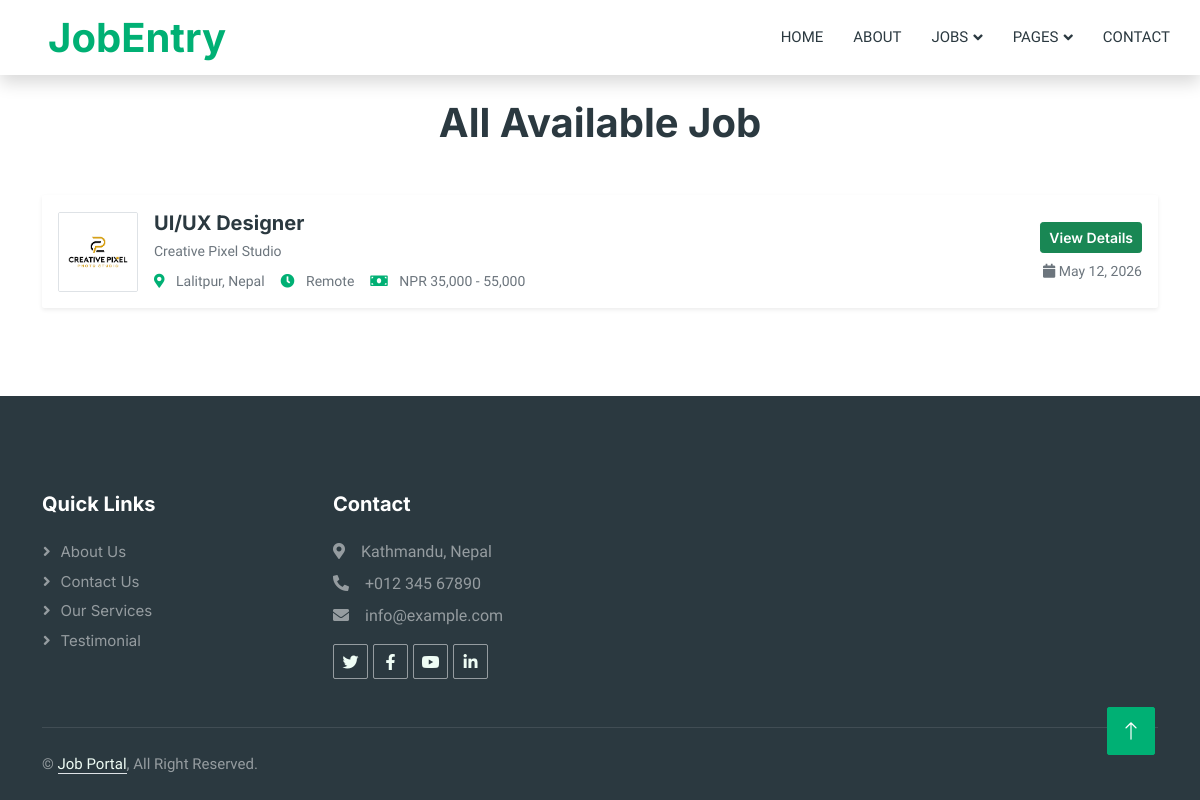
The app's page /job-catgeory/8/ with its own data.
### jobportal/models.py (models this page shows, shortened)
class TimeStamp(models.Model):
    created_at=models.DateTimeField(auto_now_add=True)
    updated_at=models.DateTimeField(auto_now=True)
    class Meta:
        abstract=True

class JobPost(TimeStamp):
    JOB_TYPE=(
        ("full_time","Full Time"),
        ("part_time","Part Time"),
        ("internship","Internship"),
        ("remote","Remote"),
    )
    title=models.CharField(max_length=140)
    logo=models.ImageField( upload_to="company_logo/",blank=False)
    location=models.CharField(max_length=150)
    job_type=models.CharField(max_length=100,choices=JOB_TYPE)
    salary=models.CharField(max_length=100,blank=True)
    description=models.TextField()
    responsibility=models.TextField()
    qualification=models.TextField()
    summary=models.TextField(blank=True)
    category=models.ForeignKey(Category,on_delete=models.CASCADE)
    company=models.ForeignKey(Company,on_delete=models.CASCADE)

class Company(TimeStamp):
    name=models.CharField(max_length=100)
    description=models.TextField(blank=True)
    website=models.URLField(blank=True)
    location=models.CharField(max_length=150)

### jobportal/views.py (the view)
# urls.py: path("job-catgeory/<int:pk>/",views.CategoryJobListView.as_view(),name="category_jobs"),
class CategoryJobListView(ListView):
    model=JobPost
    template_name="jobportal/category/job.html"
    context_object_name="posts"
    def get_queryset(self):
        return JobPost.objects.filter(category_id=self.kwargs["pk"]).select_related("company","category")

### templates/jobportal/category/job.html
{% extends "jobportal/base.html" %}
{% load static %}
{% block content %}
 <div class="container py-4">
  <h1 class="text-center mb-5 wow fadeInUp" data-wow-delay="0.1s">All Available {{category.name}} Job</h1>
    {% for job in posts %}
    <div class="card shadow-sm border-0 mb-3 job-card">
        <div class="card-body">
            <div class="d-flex align-items-center justify-content-between">
                <div class="d-flex align-items-center">
                    <div class="me-3">
                        <img src="{{ job.logo.url }}"
                             alt="company"
                            style=" width:80px; height: 80px; object-fit:cover"
                             class="flex-shrink-0 img-fluid border rounded">
                    </div>
                    <div>
                        <h5 class="mb-1 fw-bold">{{ job.title }}</h5>
                        <small class="text-muted">{{ job.company.name }}</small>
                        <div class="d-flex gap-3 mt-2 text-muted small">
                            <span>
                                <i class="fa fa-map-marker-alt text-primary me-2"></i>
                                {{ job.location }}
                            </span>
                            <span>
                                <i class="fa fa-clock text-primary me-2"></i>
                                {{ job.get_job_type_display }}
                            </span>
                            <span>
                                <i class="fa fa-money-bill text-primary me-2"></i>
                                {{ job.salary }}
                            </span>
                        </div>
                    </div>
                </div>
                <div class="text-end">
                    <a href="{% url 'job_detail' job.id %}"
                       class="btn btn-success btn-sm mb-2">
                        View Details
                    </a>
                    <div class="text-muted small">
                        <i class="fa fa-calendar"></i>
                        {{ job.created_at|date:"M d, Y" }}
                    </div>
                </div>
            </div>
        </div>
    </div>
    {% endfor %}
</div>
{% endblock  %}

### static/css/style.css (style rules this page uses)
:root { --primary: #00B074; --secondary: #2B9BFF; --light: #EFFDF5; --dark: #2B3940; }
.btn { font-family: 'Inter', sans-serif; font-weight: 600; transition: .5s; }

### records on screen
JobPost: logo (picture), title "UI/UX Designer", company.name "Creative Pixel Studio", location "Lalitpur, Nepal", job_type "Remote", salary "NPR 35,000 - 55,000", created_at "May 12, 2026"
